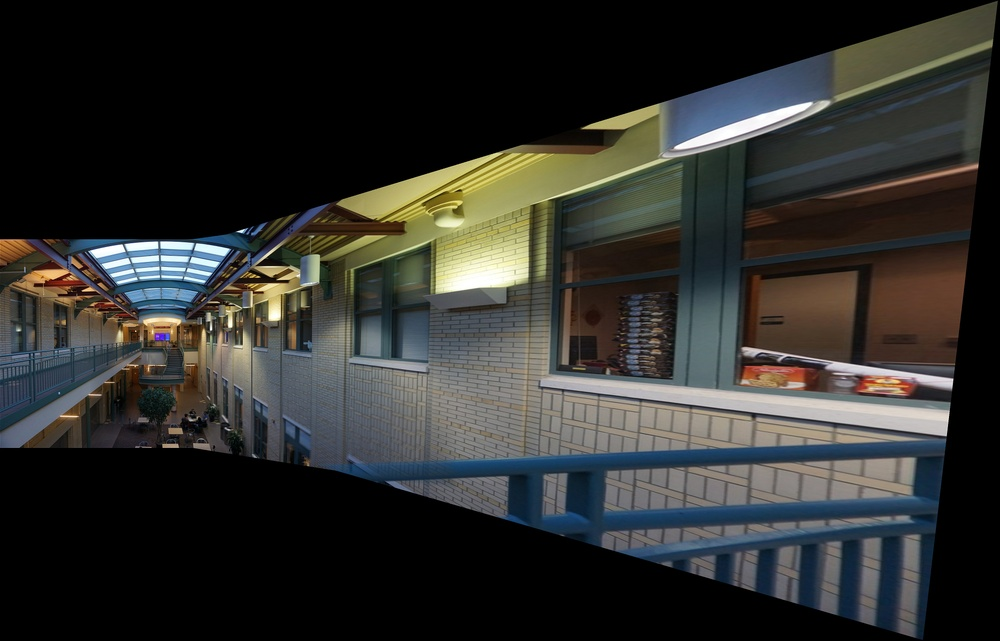
#> input picture code/images/11_2_P2/001.jpg, 1000 x 641 px, shrunk from 4154 x 2662 before the run, found by its file name; its folder holds only this picture in this run
$ python a5.py images/11_2_P2
#> lines starting #> are read from the running program, lines starting #| are printed output that depends on the picture
# THIS FILE is extra beyond requirments that adds to a3.py which is for projecting but adds more smoothing and shapening and stuff like that b/c no time to select better points
# ... will do auto points in part 2 anyways ... just had to do a lot of point selecting and was tired of trying to make it perfect b/c lot of time wasted
import cv2
import numpy as np
import os
import sys
# assume this was okay as it was not even required in project
from scipy.ndimage import distance_transform_edt


def warpImage(im, H, output_shape):
    h_out, w_out = output_shape
    h_im, w_im, c = im.shape

    print(f"Warping image of size {h_im}x{w_im} to size {h_out}x{w_out}")

    y_out, x_out = np.indices((h_out, w_out))
    ones = np.ones_like(x_out)
    coords_out = np.stack([x_out, y_out, ones], axis=-1).reshape(-1, 3).T  # Shape: (3, h_out * w_out)

    H_inv = np.linalg.inv(H)
    coords_in = H_inv @ coords_out
    coords_in /= coords_in[2, :]

    x_in = coords_in[0, :]
    y_in = coords_in[1, :]

    im_warped = np.zeros((h_out * w_out, c), dtype=im.dtype)

    x_in = x_in.reshape(-1)
    y_in = y_in.reshape(-1)

    x0 = np.floor(x_in).astype(int)
    y0 = np.floor(y_in).astype(int)
    x1 = x0 + 1
    y1 = y0 + 1

    x0_clipped = np.clip(x0, 0, w_im - 1)
    y0_clipped = np.clip(y0, 0, h_im - 1)
    x1_clipped = np.clip(x1, 0, w_im - 1)
    y1_clipped = np.clip(y1, 0, h_im - 1)

    wa = (x1 - x_in) * (y1 - y_in)
    wb = (x1 - x_in) * (y_in - y0)
    wc = (x_in - x0) * (y1 - y_in)
    wd = (x_in - x0) * (y_in - y0)

    valid_mask = (x0 >= 0) & (x1 < w_im) & (y0 >= 0) & (y1 < h_im)

    for i in range(c):
        print(f"Processing channel {i + 1}/{c} in warpImage")
        channel = im[:, :, i]

        Ia = channel[y0_clipped, x0_clipped]
        Ib = channel[y1_clipped, x0_clipped]
        Ic = channel[y0_clipped, x1_clipped]
        Id = channel[y1_clipped, x1_clipped]

        Iw = wa * Ia + wb * Ib + wc * Ic + wd * Id

        im_warped[valid_mask, i] = Iw[valid_mask]

    im_warped = im_warped.reshape(h_out, w_out, c)
    return im_warped


def blend_images(mosaic, im_warped):
    print("Blending images")
    mask_mosaic = np.any(mosaic > 0, axis=2).astype(np.float32)
    mask_warped = np.any(im_warped > 0, axis=2).astype(np.float32)

    overlap = (mask_mosaic > 0) & (mask_warped > 0)
    mosaic_only = (mask_mosaic > 0) & (mask_warped == 0)
    warped_only = (mask_mosaic == 0) & (mask_warped > 0)

    alpha = np.zeros_like(mask_mosaic)

    dist_mosaic = distance_transform_edt(mask_mosaic)
    dist_warped = distance_transform_edt(mask_warped)

    total_dist = dist_mosaic + dist_warped + 1e-6

    alpha = dist_warped / total_dist

    alpha = np.clip(alpha, 0, 1)

    alpha = alpha[:, :, np.newaxis]  # Add channel dimension
    mosaic[overlap] = mosaic[overlap] * (1 - alpha[overlap]) + im_warped[overlap] * alpha[overlap]
    mosaic[warped_only] = im_warped[warped_only]

    return mosaic


def sharpen_image(image):
    print("Sharpening image")
    blurred = gaussian_blur(image, kernel_size=5, sigma=1)

    sharpened = image + (image - blurred) * 1.0
    sharpened = np.clip(sharpened, 0, 255)
    return sharpened


def gaussian_blur(image, kernel_size=5, sigma=1):
    ax = np.arange(-(kernel_size // 2), kernel_size // 2 + 1)
    kernel_1d = np.exp(-(ax ** 2) / (2 * sigma ** 2))
    kernel_1d = kernel_1d / np.sum(kernel_1d)

    blurred = convolve_separable(image, kernel_1d)
    return blurred


def convolve_separable(image, kernel_1d):
    temp = np.apply_along_axis(lambda m: np.convolve(m, kernel_1d, mode='same'), axis=1, arr=image)
    blurred = np.apply_along_axis(lambda m: np.convolve(m, kernel_1d, mode='same'), axis=0, arr=temp)
    return blurred


def main():
    if len(sys.argv) < 2:
        print("Error: Section argument is required.")
        sys.exit(1)

    dir_name = sys.argv[1]
    # dir_name = "12"


    image_dir = f'./images/{dir_name}/'
    h_matrix_dir = f'./h_matrix/{dir_name}/'
    output_dir = f'./output/{dir_name}/'
    os.makedirs(output_dir, exist_ok=True)

    image_files = sorted([f for f in os.listdir(image_dir) if f.lower().endswith('.jpg')])
    images = [cv2.imread(os.path.join(image_dir, f)).astype(np.float32) for f in image_files]

    base_image_name = os.path.splitext(image_files[0])[0]

    H_list = []
    H_identity = np.eye(3)
    H_list.append(H_identity)

    for i in range(1, len(images)):
        image_name = os.path.splitext(image_files[i])[0]
        h_matrix_filename = f"H_{image_name}_to_{base_image_name}.txt"
        h_matrix_filepath = os.path.join(h_matrix_dir, h_matrix_filename)
        if os.path.exists(h_matrix_filepath):
            print(f"Loading homography {h_matrix_filename}")
            H = np.loadtxt(h_matrix_filepath)
            H_list.append(H)
        else:
            print(f"Homography file {h_matrix_filepath} not found.")
            return
#> this loop made 0 passes
#> after the loop, H_list = [[[1, 0, 0], [0, 1, 0], [0, 0, 1]]]

    print("Determining mosaic size")
    corners = []
    for i, H in enumerate(H_list):
        h_im, w_im = images[i].shape[:2]
        corners_im = np.array([[0, 0], [w_im, 0], [w_im, h_im], [0, h_im]])
        corners_im_homog = np.hstack([corners_im, np.ones((4, 1))])
        warped_corners = (H @ corners_im_homog.T).T
        warped_corners = warped_corners[:, :2] / warped_corners[:, 2, np.newaxis]
        corners.append(warped_corners)
#> this loop made 1 pass
#> (H, h_im, w_im, corners_im_homog, warped_corners) on pass 1: ([[1, 0, 0], [0, 1, 0], [0, 0, 1]], 641, 1000, [[0, 0, 1], [1000, 0, 1], [1000, 641, 1], [0, 641, 1]], [[0, 0], [1000, 0], [1000, 641], [0, 641]])
#> after the loop, corners = [[[0, 0], [1000, 0], [1000, 641], [0, 641]]]

    corners = np.vstack(corners)
#> corners = [[0, 0], [1000, 0], [1000, 641], [0, 641]]
    x_min, y_min = np.int32(corners.min(axis=0))
#> x_min = 0; y_min = 0
    x_max, y_max = np.int32(corners.max(axis=0))
#> x_max = 1000; y_max = 641
    offset_x, offset_y = -x_min, -y_min
#> offset_x = 0; offset_y = 0
    mosaic_width = x_max - x_min
#> mosaic_width = 1000
    mosaic_height = y_max - y_min
#> mosaic_height = 641
    print(f"Mosaic size will be {mosaic_width}x{mosaic_height}")
#| Mosaic size will be 1000x641

    mosaic = np.zeros((mosaic_height, mosaic_width, 3), dtype=np.float32)

    for i, H in enumerate(H_list):
        print(f"\nWarping and blending image {i + 1}/{len(images)}")
        im = images[i]
        H_offset = np.eye(3)
        H_offset[0, 2] = offset_x
        H_offset[1, 2] = offset_y
        H_warp = H_offset @ H

        im_warped = warpImage(im, H_warp, (mosaic_height, mosaic_width))

        warped_image_filename = f"warped_{os.path.splitext(image_files[i])[0]}.jpg"
        cv2.imwrite(os.path.join(output_dir, warped_image_filename), im_warped.astype(np.uint8))
        print(f"Warped image saved: {warped_image_filename}")

        mosaic = blend_images(mosaic, im_warped)
#> this loop made 1 pass
#> (h_out in warpImage, w_out in warpImage, h_im in warpImage, w_im in warpImage, c in warpImage, H_inv in warpImage) on pass 1: (641, 1000, 641, 1000, 3, [[1, 0, 0], [0, 1, 0], [0, 0, 1]])
#| Warping and blending image 1/1
#| Warping image of size 641x1000 to size 641x1000
#| Processing channel 1/3 in warpImage
#| Processing channel 2/3 in warpImage
#| Processing channel 3/3 in warpImage
#| Warped image saved: warped_001.jpg
#| Blending images
#> pass 1, in warpImage, `y_out, x_out = np.indices((h_out, w_out))`:
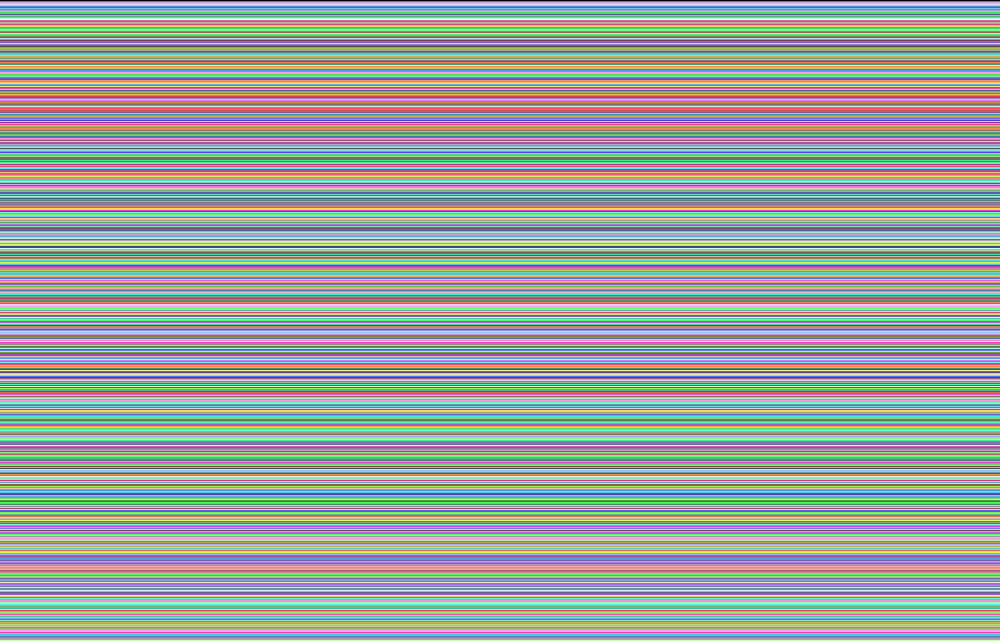
#> y_out: shape (641, 1000) int64; 641 distinct labels, from 0 to 640; one colour per label, 0 black
#> pass 1, in warpImage, `y_out, x_out = np.indices((h_out, w_out))`:
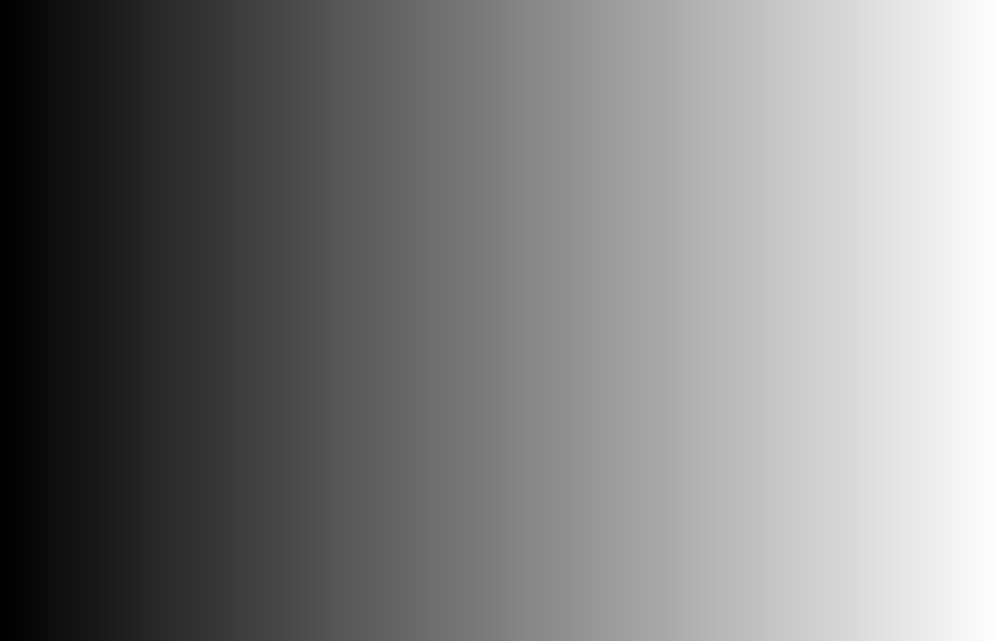
#> x_out: shape (641, 1000) int64; min 0, max 999, mean 499.5; drawn with min black and max white

    mosaic = np.clip(mosaic, 0, 255)

    blended_filename = 'mosaic_blended.jpg'
    cv2.imwrite(os.path.join(output_dir, blended_filename), mosaic.astype(np.uint8))
    print(f"Blended mosaic saved at {os.path.join(output_dir, blended_filename)}")
#| Blended mosaic saved at ./output/images/11_2_P2/mosaic_blended.jpg

    mosaic_sharpened = sharpen_image(mosaic)
#> in sharpen_image, `sharpened = image + (image - blurred) * 1.0`:
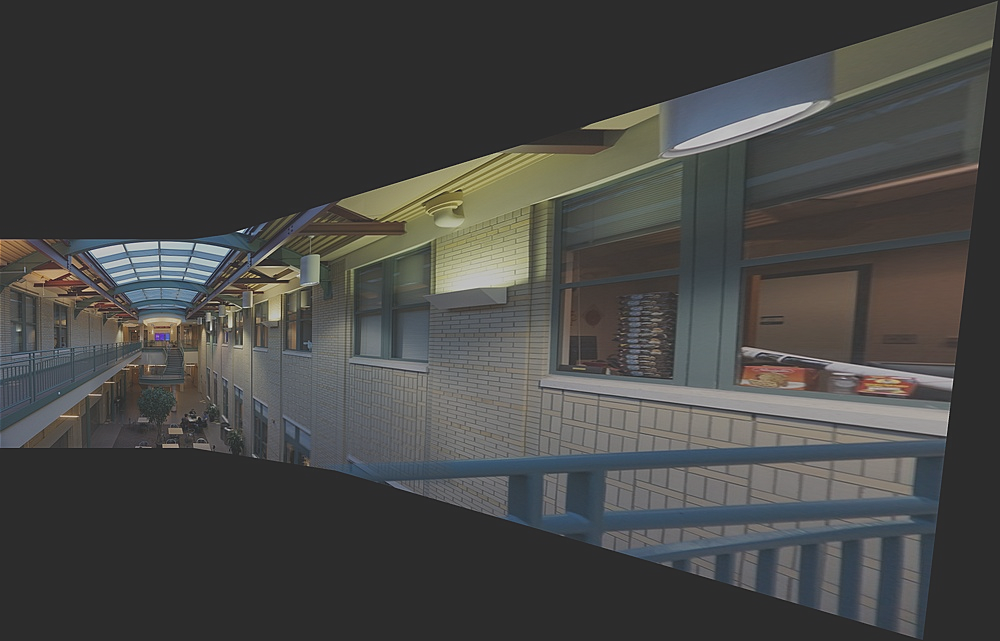
#> sharpened: shape (641, 1000, 3) float64; mean B, G, R 44.7, 47.6, 47.2; drawn with min black and max white

    mosaic_sharpened_filename = 'mosaic_sharpened.jpg'
    cv2.imwrite(os.path.join(output_dir, mosaic_sharpened_filename), mosaic_sharpened.astype(np.uint8))
    print(f"Sharpened mosaic saved at {os.path.join(output_dir, mosaic_sharpened_filename)}")
#| Sharpened mosaic saved at ./output/images/11_2_P2/mosaic_sharpened.jpg


if __name__ == '__main__':
    main()

$ run again, on code/images/11_2_P2/002.jpg
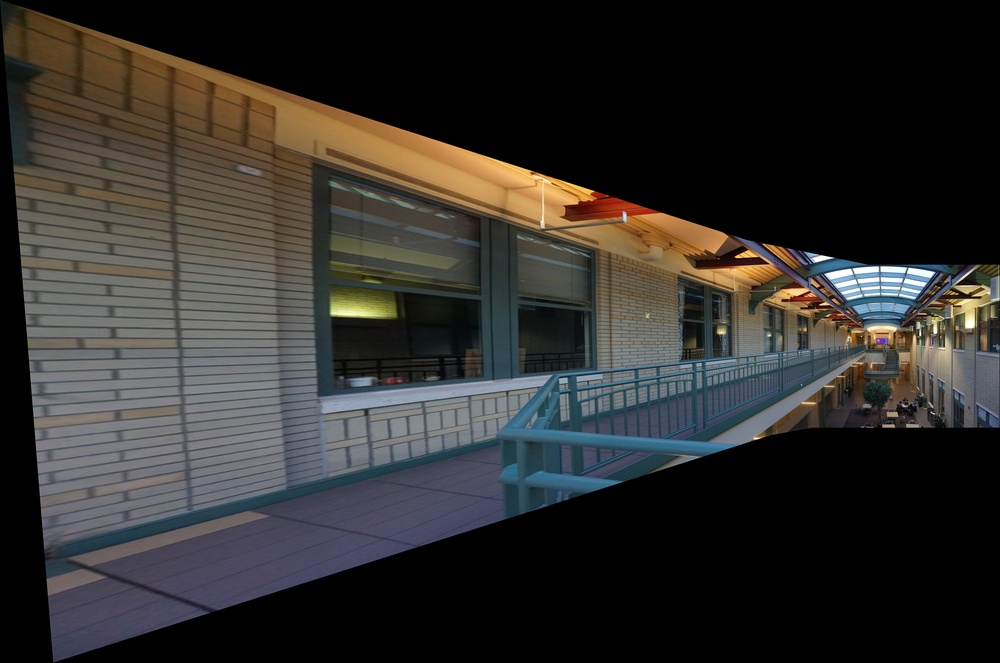
#> input picture code/images/11_2_P2/002.jpg, 1000 x 663 px, shrunk from 5317 x 3524 before the run, found by its file name
#> after the loop in main, `for i in range(1, len(images)):`: H_list = [[[1, 0, 0], [0, 1, 0], [0, 0, 1]]]
#> the loop in main, `for i, H in enumerate(H_list):` made 1 pass
#> (H, corners_im_homog, warped_corners) on pass 1: ([[1, 0, 0], [0, 1, 0], [0, 0, 1]], [[0, 0, 1], [1000, 0, 1], [1000, 663, 1], [0, 663, 1]], [[0, 0], [1000, 0], [1000, 663], [0, 663]])
#> after the loop in main, `for i, H in enumerate(H_list):`: corners = [[[0, 0], [1000, 0], [1000, 663], [0, 663]]]
#> in main, `corners = np.vstack(corners)`: corners = [[0, 0], [1000, 0], [1000, 663], [0, 663]]
#> x_min = 0
#> x_max = 1000; y_max = 663
#> offset_x = 0
#> mosaic_width = 1000
#> mosaic_height = 663
#| Mosaic size will be 1000x663
#> the loop in main, `for i, H in enumerate(H_list):` made 1 pass
#> (printed output is left out)
#> pass 1, in warpImage, `y_out, x_out = np.indices((h_out, w_out))`:
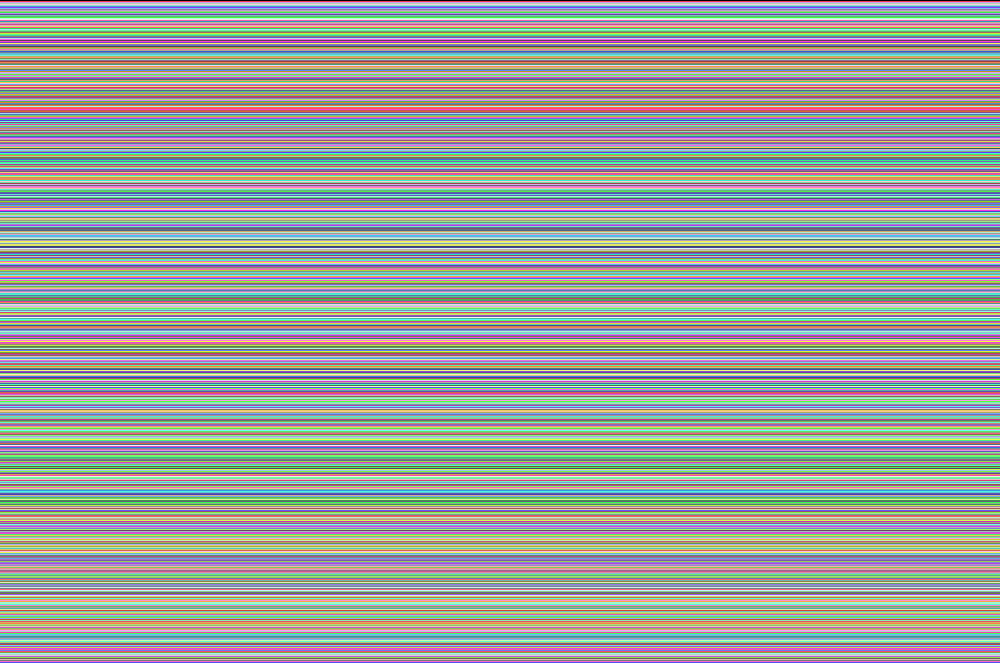
#> y_out: shape (663, 1000) int64; 663 distinct labels, from 0 to 662; one colour per label, 0 black
#| Blended mosaic saved at ./output/images/11_2_P2/mosaic_blended.jpg
#> in sharpen_image, `sharpened = image + (image - blurred) * 1.0`:
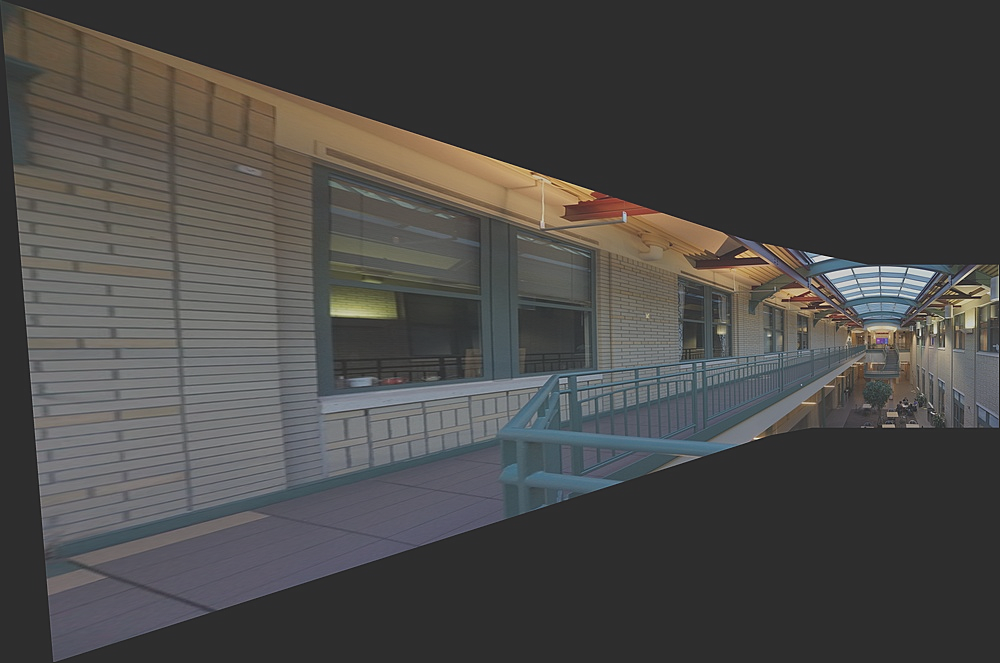
#> sharpened: shape (663, 1000, 3) float64; mean B, G, R 44.3, 46.9, 48.8; drawn with min black and max white
#| Sharpened mosaic saved at ./output/images/11_2_P2/mosaic_sharpened.jpg
